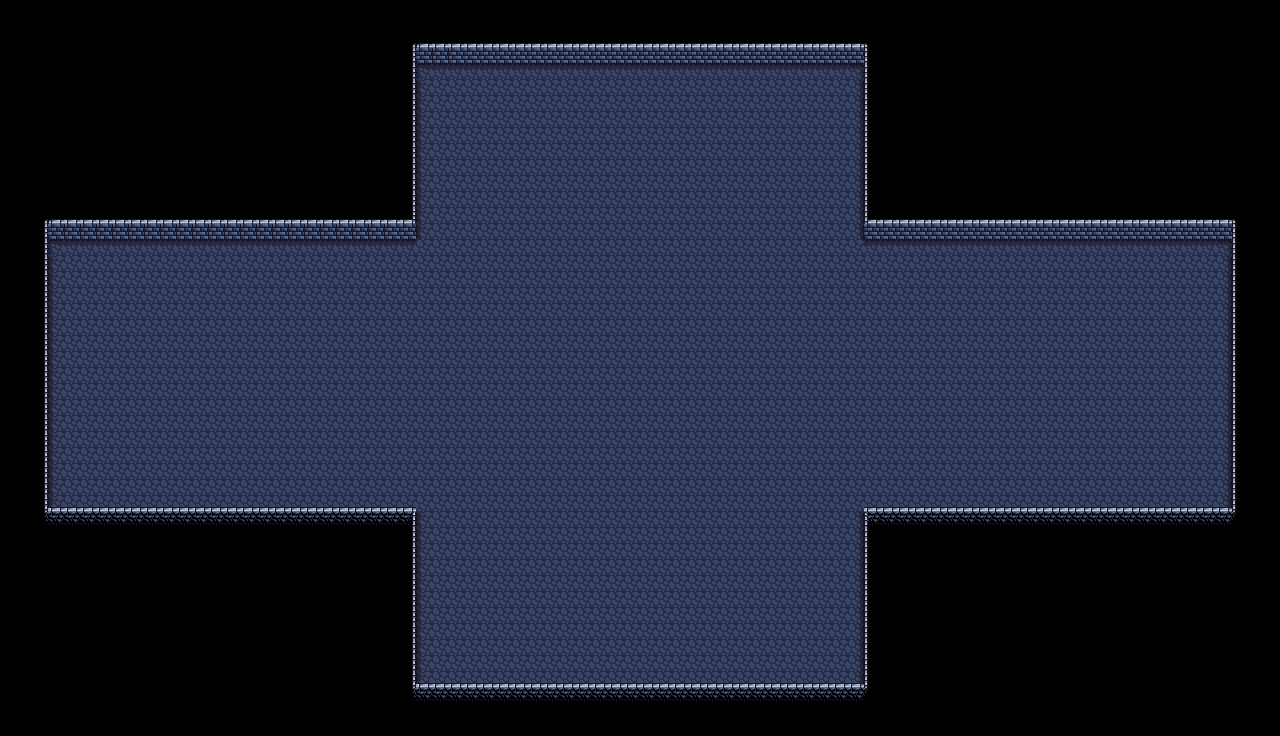

This game map was drawn from its Tiled (.tmx) file and the tilesets committed beside it. A one-line description and the trimmed map source follow:
An orthogonal 80x46 tile map with 16x16 px tiles, 3 tile layers (Ground, Walls, Walls No Collide).

<map version="1.0" orientation="orthogonal" renderorder="right-down" width="80" height="46" tilewidth="16" tileheight="16" nextobjectid="1">
 <tileset firstgid="1" name="Dungeon Tile Set" tilewidth="16" tileheight="16" tilecount="256" columns="16">
  <image source="Dungeon Tile Set.png" width="256" height="256" />
 </tileset>
 <layer name="Ground" width="80" height="46">
  <data>[3680 cells, 1874 non-empty, 6 distinct tile ids]</data>
 </layer>
 <layer name="Walls" width="80" height="46">
  <data>[3680 cells, 399 non-empty, 17 distinct tile ids]</data>
 </layer>
 <layer name="Walls No Collide" width="80" height="46">
  <data>[3680 cells, 380 non-empty, 18 distinct tile ids]</data>
 </layer>
</map>
